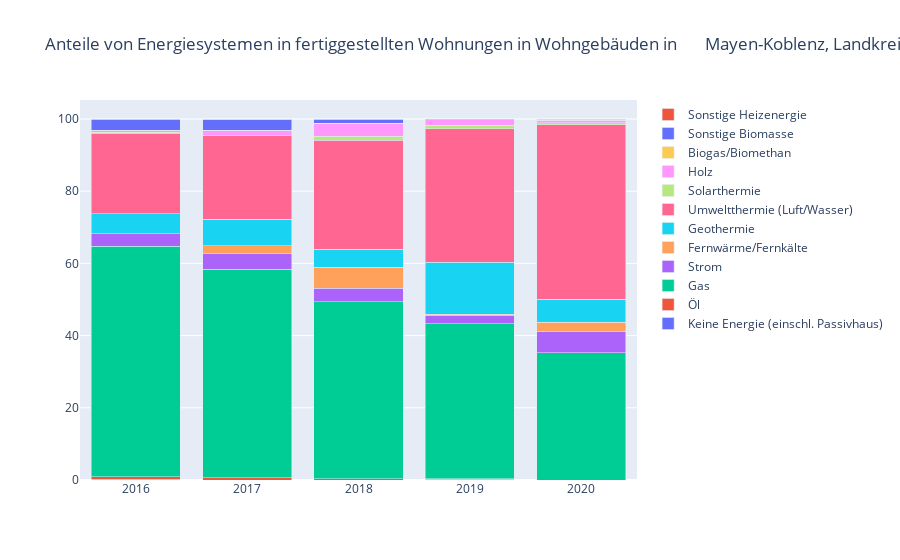
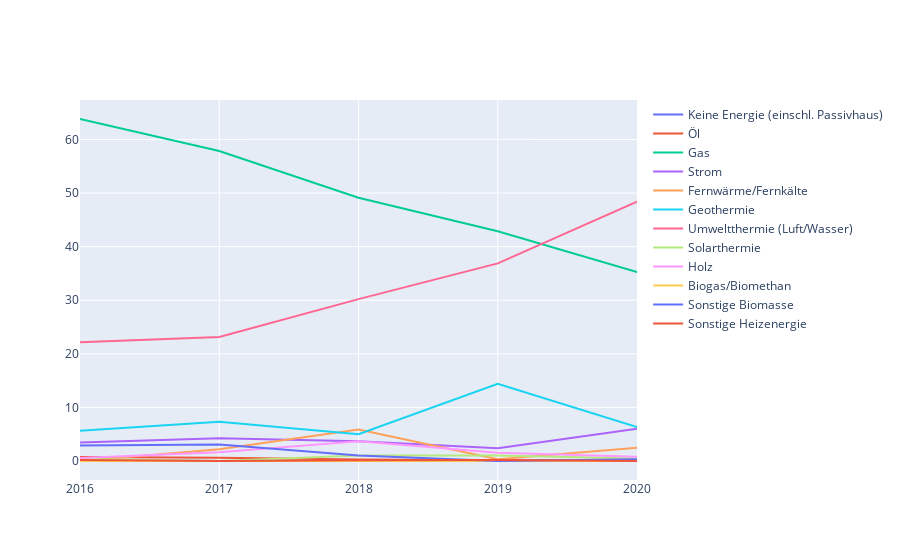

The code cell stored with these charts, in order, in its notebook:
### Code cell
#plot_heating_timeseries(df_kreise[df_kreise["Ort_Auspraegung_Code"] == 1001],False,True)
# Preparation of Workshop : extract data for "Mayen-Koblenz"

mk = df_kreise[df_kreise["Ort_Auspraegung_Code"] == 7137]
mk.to_csv("mayenkoblenz2.csv")

plot_heating(mk,True,True)


mk = mk[mk["Wohnort_Auspraegung_Label"] == "Wohnungen Insgesamt"]
#pivot data
pivot = mk.pivot_table(index='energy',columns='year', values="flats_anteil")
pivot = pivot.reset_index(level=0)

#pivot.to_csv("snippet/buildings_newbuildings_mayenkoblenz.csv")
#df_kreise
pivot

### Figure 1 — Plotly figure (JSON) as saved in the notebook; plotly's stock layout.template omitted (floating-point values rounded to 4 significant figures)
{"data": [{"name": "Keine Energie (einschl. Passivhaus)", "type": "bar", "x": [2016, 2017, 2018, 2019, 2020], "y": [0.1818, 0, 0, 0.1715, 0]}, {"name": "Öl", "type": "bar", "x": [2016, 2017, 2018, 2019, 2020], "y": [0.7273, 0.5857, 0.2933, 0.1715, 0]}, {"name": "Gas", "type": "bar", "x": [2016, 2017, 2018, 2019, 2020], "y": [63.82, 57.83, 49.12, 42.88, 35.24]}, {"name": "Strom", "type": "bar", "x": [2016, 2017, 2018, 2019, 2020], "y": [3.455, 4.246, 3.666, 2.401, 6.028]}, {"name": "Fernwärme/Fernkälte", "type": "bar", "x": [2016, 2017, 2018, 2019, 2020], "y": [0, 2.196, 5.865, 0.3431, 2.473]}, {"name": "Geothermie", "type": "bar", "x": [2016, 2017, 2018, 2019, 2020], "y": [5.636, 7.321, 4.985, 14.41, 6.337]}, {"name": "Umweltthermie (Luft/Wasser)", "type": "bar", "x": [2016, 2017, 2018, 2019, 2020], "y": [22.18, 23.13, 30.21, 36.88, 48.38]}, {"name": "Solarthermie", "type": "bar", "x": [2016, 2017, 2018, 2019, 2020], "y": [0.3636, 0, 1.026, 1.029, 0.4637]}, {"name": "Holz", "type": "bar", "x": [2016, 2017, 2018, 2019, 2020], "y": [0.5455, 1.611, 3.666, 1.544, 0.7728]}, {"name": "Biogas/Biomethan", "type": "bar", "x": [2016, 2017, 2018, 2019, 2020], "y": [0, 0, 0, 0, 0]}, {"name": "Sonstige Biomasse", "type": "bar", "x": [2016, 2017, 2018, 2019, 2020], "y": [2.909, 3.075, 1.026, 0, 0.3091]}, {"name": "Sonstige Heizenergie", "type": "bar", "x": [2016, 2017, 2018, 2019, 2020], "y": [0.1818, 0, 0.1466, 0.1715, 0]}], "layout": {"barmode": "stack", "title": {"text": "Anteile von Energiesystemen in fertiggestellten Wohnungen in Wohngebäuden in       Mayen-Koblenz, Landkreis"}}}

### Figure 2 — Plotly figure (JSON) as saved in the notebook; plotly's stock layout.template omitted (floating-point values rounded to 4 significant figures)
{"data": [{"line": {"color": "#636EFA"}, "mode": "lines", "name": "Keine Energie (einschl. Passivhaus)", "type": "scatter", "x": [2016, 2017, 2018, 2019, 2020], "y": [0.1818, 0, 0, 0.1715, 0]}, {"line": {"color": "#EF553B"}, "mode": "lines", "name": "Öl", "type": "scatter", "x": [2016, 2017, 2018, 2019, 2020], "y": [0.7273, 0.5857, 0.2933, 0.1715, 0]}, {"line": {"color": "#00CC96"}, "mode": "lines", "name": "Gas", "type": "scatter", "x": [2016, 2017, 2018, 2019, 2020], "y": [63.82, 57.83, 49.12, 42.88, 35.24]}, {"line": {"color": "#AB63FA"}, "mode": "lines", "name": "Strom", "type": "scatter", "x": [2016, 2017, 2018, 2019, 2020], "y": [3.455, 4.246, 3.666, 2.401, 6.028]}, {"line": {"color": "#FFA15A"}, "mode": "lines", "name": "Fernwärme/Fernkälte", "type": "scatter", "x": [2016, 2017, 2018, 2019, 2020], "y": [0, 2.196, 5.865, 0.3431, 2.473]}, {"line": {"color": "#19D3F3"}, "mode": "lines", "name": "Geothermie", "type": "scatter", "x": [2016, 2017, 2018, 2019, 2020], "y": [5.636, 7.321, 4.985, 14.41, 6.337]}, {"line": {"color": "#FF6692"}, "mode": "lines", "name": "Umweltthermie (Luft/Wasser)", "type": "scatter", "x": [2016, 2017, 2018, 2019, 2020], "y": [22.18, 23.13, 30.21, 36.88, 48.38]}, {"line": {"color": "#B6E880"}, "mode": "lines", "name": "Solarthermie", "type": "scatter", "x": [2016, 2017, 2018, 2019, 2020], "y": [0.3636, 0, 1.026, 1.029, 0.4637]}, {"line": {"color": "#FF97FF"}, "mode": "lines", "name": "Holz", "type": "scatter", "x": [2016, 2017, 2018, 2019, 2020], "y": [0.5455, 1.611, 3.666, 1.544, 0.7728]}, {"line": {"color": "#FECB52"}, "mode": "lines", "name": "Biogas/Biomethan", "type": "scatter", "x": [2016, 2017, 2018, 2019, 2020], "y": [0, 0, 0, 0, 0]}, {"line": {"color": "#636EFA"}, "mode": "lines", "name": "Sonstige Biomasse", "type": "scatter", "x": [2016, 2017, 2018, 2019, 2020], "y": [2.909, 3.075, 1.026, 0, 0.3091]}, {"line": {"color": "#EF553B"}, "mode": "lines", "name": "Sonstige Heizenergie", "type": "scatter", "x": [2016, 2017, 2018, 2019, 2020], "y": [0.1818, 0, 0.1466, 0.1715, 0]}], "layout": {}}
